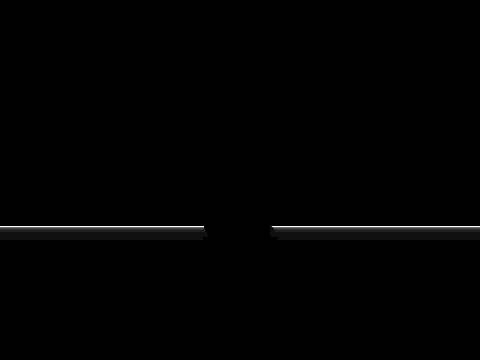
#> input picture irl_control/depth_16bit.png, 480 x 360 px, found by its file name
$ python depth.py
#> lines starting #> are read from the running program, lines starting #| are printed output that depends on the picture
import cv2
import numpy as np

# Global variables to store depth data
current_depth_image = None
window_name = ""

# [26 lines left out: function mouse_callback, not called in this run]

def read_and_display_depth_interactive(filename, method="16bit"):
    """Interactive depth image viewer with hover functionality"""
#> called with filename = 'depth_16bit.png', method = '16bit'
    global current_depth_image, window_name

    # Read depth image
    depth_image = cv2.imread(filename, cv2.IMREAD_UNCHANGED)
#> depth_image is the input picture: shape (360, 480) uint16; min 0, max 4225, mean 71.8
    if depth_image is None:
        print(f"Error: Could not load image {filename}")
        return None

    current_depth_image = depth_image

    print(f"Depth image shape: {depth_image.shape}")
#| Depth image shape: (360, 480)
    print(f"Depth image dtype: {depth_image.dtype}")
#| Depth image dtype: uint16
    print(f"Min depth: {np.min(depth_image)}, Max depth: {np.max(depth_image)}")
#| Min depth: 0, Max depth: 4225
    print("Hover over the image to see depth values. Press 'q' or ESC to exit.")

    # Process based on method
    if method == "32bit":
        if depth_image.dtype != np.float32:
            depth_image = depth_image.astype(np.float32)
        depth_display = cv2.convertScaleAbs(depth_image, alpha=255.0/np.max(depth_image))
        depth_colored = cv2.applyColorMap(depth_display, cv2.COLORMAP_VIRIDIS)
        window_name = "Interactive 32-bit Depth Image"

    elif method == "enhanced":
        # Enhanced visualization
        valid_mask = (depth_image > 0) & (depth_image < 65535)
        valid_depths = depth_image[valid_mask]

        if len(valid_depths) == 0:
            print("No valid depth values found")
            return None

        min_depth = np.percentile(valid_depths, 1)
        max_depth = np.percentile(valid_depths, 99)
        depth_clipped = np.clip(depth_image, min_depth, max_depth)
        depth_normalized = ((depth_clipped - min_depth) / (max_depth - min_depth) * 255).astype(np.uint8)
        depth_colored = cv2.applyColorMap(depth_normalized, cv2.COLORMAP_JET)
        window_name = "Interactive Enhanced Depth Image"

    else:  # 16bit default
        depth_normalized = cv2.normalize(depth_image, None, 0, 255, cv2.NORM_MINMAX)
        depth_display = depth_normalized.astype(np.uint8)
        depth_colored = cv2.applyColorMap(depth_display, cv2.COLORMAP_JET)
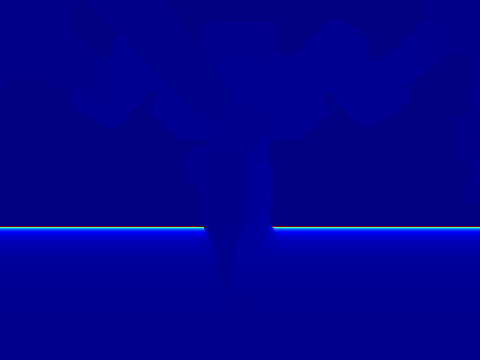
#> depth_colored: shape (360, 480, 3); mean B, G, R 140.9, 1.3, 0.5
        window_name = "Interactive 16-bit Depth Image"

    # Create window and set mouse callback
    cv2.namedWindow(window_name, cv2.WINDOW_NORMAL)
    cv2.setMouseCallback(window_name, mouse_callback, depth_colored)

    # Display the image
    cv2.imshow(window_name, depth_colored)

    # Wait for key press
    while True:
        key = cv2.waitKey(1) & 0xFF
#> (key q is pressed here)
        if key == ord('q') or key == 27:  # 'q' or ESC key
            break

    cv2.destroyAllWindows()
    return current_depth_image

# [34 lines left out: function read_and_display_depth_with_click, not called in this run]

# Usage examples:
if __name__ == "__main__":
    # Replace with your depth image filename
    depth_filename = "depth_16bit.png"

    try:
        # Interactive hover version (recommended)
        depth = read_and_display_depth_interactive(depth_filename, method="16bit")

        # Alternative methods:
        # depth = read_and_display_depth_interactive(depth_filename, method="32bit")
        # depth = read_and_display_depth_interactive(depth_filename, method="enhanced")

        # Click version (alternative)
        # depth = read_and_display_depth_with_click(depth_filename)

    except Exception as e:
        print(f"Error: {e}")
